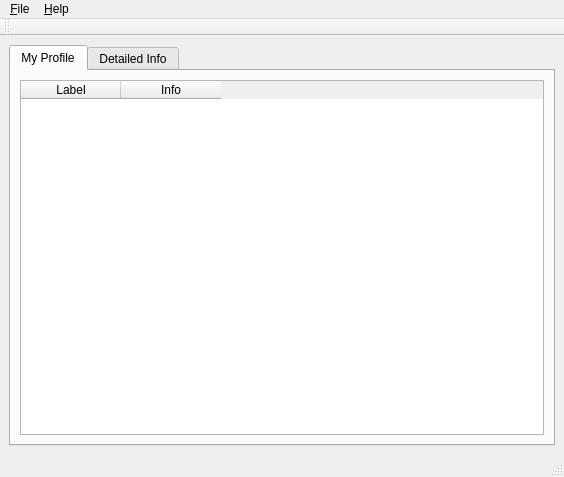
<?xml version="1.0" encoding="UTF-8"?>
<ui version="4.0">
 <class>MainWindow</class>
 <widget class="QMainWindow" name="MainWindow">
  <property name="geometry">
   <rect>
    <x>0</x>
    <y>0</y>
    <width>564</width>
    <height>477</height>
   </rect>
  </property>
  <property name="windowTitle">
   <string>Smolt</string>
  </property>
  <property name="windowIcon">
   <iconset>
    <normaloff>../icons/smolt.png</normaloff>../icons/smolt.png</iconset>
  </property>
  <widget class="QWidget" name="centralwidget">
   <layout class="QGridLayout" name="gridLayout_2">
    <item row="0" column="0">
     <widget class="QTabWidget" name="tabWidget">
      <property name="currentIndex">
       <number>0</number>
      </property>
      <widget class="QWidget" name="tab">
       <attribute name="title">
        <string>My Profile</string>
       </attribute>
       <layout class="QGridLayout" name="gridLayout">
        <item row="0" column="0">
         <widget class="QTableWidget" name="defaultTableWidget">
          <column>
           <property name="text">
            <string>Label</string>
           </property>
          </column>
          <column>
           <property name="text">
            <string>Info</string>
           </property>
          </column>
         </widget>
        </item>
       </layout>
      </widget>
      <widget class="QWidget" name="tab_2">
       <attribute name="title">
        <string>Detailed Info</string>
       </attribute>
       <layout class="QGridLayout" name="gridLayout_3">
        <item row="0" column="0">
         <widget class="QTableWidget" name="detailedTableWidget">
          <column/>
          <column/>
          <column/>
          <column/>
         </widget>
        </item>
       </layout>
      </widget>
     </widget>
    </item>
   </layout>
  </widget>
  <widget class="QMenuBar" name="menubar">
   <property name="geometry">
    <rect>
     <x>0</x>
     <y>0</y>
     <width>564</width>
     <height>23</height>
    </rect>
   </property>
   <widget class="QMenu" name="menu_File">
    <property name="title">
     <string>&amp;File</string>
    </property>
    <addaction name="action_Send"/>
    <addaction name="action_My_Smolt_Page"/>
    <addaction name="action_Exit"/>
   </widget>
   <widget class="QMenu" name="menu_Help">
    <property name="title">
     <string>&amp;Help</string>
    </property>
    <addaction name="action_Privacy_Policy"/>
    <addaction name="action_About"/>
   </widget>
   <addaction name="menu_File"/>
   <addaction name="menu_Help"/>
  </widget>
  <widget class="QToolBar" name="toolBar">
   <property name="windowTitle">
    <string>toolBar</string>
   </property>
   <attribute name="toolBarArea">
    <enum>TopToolBarArea</enum>
   </attribute>
   <attribute name="toolBarBreak">
    <bool>false</bool>
   </attribute>
  </widget>
  <widget class="QStatusBar" name="statusBar"/>
  <action name="action_Send">
   <property name="text">
    <string>&amp;Send</string>
   </property>
   <property name="shortcut">
    <string>Ctrl+S</string>
   </property>
  </action>
  <action name="action_My_Smolt_Page">
   <property name="text">
    <string>&amp;My Smolt Page</string>
   </property>
  </action>
  <action name="action_Exit">
   <property name="text">
    <string>&amp;Exit</string>
   </property>
  </action>
  <action name="action_Privacy_Policy">
   <property name="text">
    <string>&amp;Privacy Policy</string>
   </property>
  </action>
  <action name="action_About">
   <property name="text">
    <string>&amp;About</string>
   </property>
  </action>
 </widget>
 <resources/>
 <connections/>
</ui>
